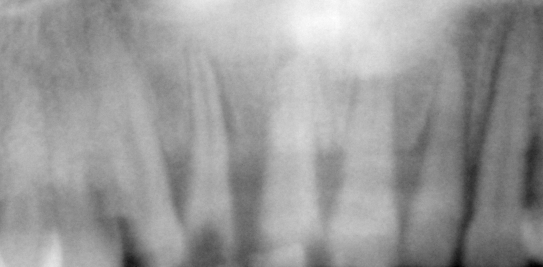
%> input picture PRISMA/Image13.tif, 543 x 267 px; the run also reads 1 picture not shown here
$ octave test.m   (GNU Octave 9; MATLAB toolbox functions it lacks are replaced by stand-ins)
%> lines starting %> are read from the running program, lines starting %| are printed output that depends on the picture; long printed decimals are rounded
### AEM.m
function [x,y1,y2,y3,TimeCost,InnVec,Primal,phi_xy,alpha_vec,err,...
    varargout] = ...
    AEM(z, H, HT,bg, beta, delta, eta, grad1, grad2, div, NIT, ...
    tol, verbose, Nalpha, epsilon, obj)

%Nalpha = -1 per non tenere memoria%
%epsilon = 1e-4;%5e-1; %provare
% obj is a cell array of images to compute the relative difference

nobj = length(obj);
for i = 1:nobj
    normobj(i) = norm(obj{i}(:));
    err{i}     = zeros(NIT+1,1); %arrays to store errors per iteration
end

Primal = zeros(NIT+1,1);
phi_xy = zeros(NIT+1,1);
alpha_vec = zeros(NIT+1,1);
InnVec = zeros(NIT+1,1);
TimeCost = zeros(NIT+1,1);
kkt_vec  = zeros(NIT+1,1);
KL_vec   = zeros(NIT+1,1);

gamma   = 0.99;
theta   = 0.99;
%%%%%%%%%%%%%%%%%%%%%%%%%%%%%%%%%%%%%%%%%%%%%%%%%%%%%%%
%%%%%%%%%%%%%%%%%%%%%%%%%%%%%%%%%%%%%%%%%%%%%%%%%%%%%%%


totred = 0;
n=length(z);                %Assume a square image
zeroindex = z <= 0;
nonzeroindex = ~zeroindex;
rapp = zeros(size(z));

%%% Initial point %%
x  = max(eta,z);
y1 = zeros(size(z));
y2 = y1;
y3 = zeros(size(z));

%%% Projection of the initial x
ynorm= max(1, sqrt(y1.^2+y2.^2+y3.^2));
y1 = y1./ynorm;
y2 = y2./ynorm;
y3 = y3./ynorm;
% periodic boundary conditions
dx1 = grad1(x);
dx2 = grad2(x);

gu_norm = sqrt(dx1.^2+dx2.^2+delta^2); %total variarion
den = H(x) + bg;%ifft2(fft2(y).*TF)+bg;
rapp(nonzeroindex) = z(nonzeroindex)./ den(nonzeroindex);
KL = sum( z(nonzeroindex).* log(rapp(nonzeroindex)) + ...
    den(nonzeroindex) - z(nonzeroindex) );
KL = KL + sum(den(zeroindex));
g_KL = 1 - HT(rapp);%1 - ifft2(conj(TF).*fft2(rapp));

Ay = div(y1,y2);
g = g_KL + beta*Ay;

Primal(1) = beta*sum(sum(gu_norm)) + KL;
phi_xy(1) = beta*sum(sum(Ay.*x))+ beta*delta* sum(sum(y3)) +KL;
KL_vec(1) = KL;
for i=1:nobj
    err{i}(1) = norm(obj{i}(:)-x(:))/normobj(i);
end

if verbose
    fprintf('\nInitial: Primal=%8.3e', Primal(1));
    for i=1:nobj
        fprintf(' err{%g} %g', i, err{i}(1));
    end

end
alpha = 1;
alphaOK(1) = alpha;
alpha_vec(1) = alpha;
TimeCost(1)=0;
t0 = cputime;                %Start CPU clock

for itr=1:NIT

    y1old = y1; y2old = y2; y3old = y3;

    y1 = y1 + alpha*beta*dx1;
    y2 = y2 + alpha*beta*dx2;
    y3 = y3 + alpha*beta*delta;
    % Projection on the set X={||x||<=1}
    ynorm= max(1, sqrt(y1.^2+y2.^2+y3.^2));
    y1 = y1./ynorm;
    y2 = y2./ynorm;
    y3 = y3./ynorm;
    Ay = div(y1,y2);

    xold = x;
    g_KLold = g_KL;
    dx1old = dx1; dx2old = dx2;

    x = x - alpha*( g_KL + beta*Ay );
    x = max(x,eta);

    dx1 = grad1(x);
    dx2 = grad2(x);

    den  = H(x) + bg;
    rapp(nonzeroindex) = z(nonzeroindex)./ den(nonzeroindex);
    g_KL = 1-HT(rapp);

    Deltax = x - xold; normDeltax = norm(Deltax(:));
    Ak = norm(g_KLold(:) - g_KL(:)) / normDeltax;
    Bk = beta*sqrt( norm(dx1(:)-dx1old(:))^2 + norm(dx2(:)-...
        dx2old(:))^2 )/normDeltax;
    cond = 1-2*alpha*Ak-2*alpha^2*Bk^2;
    %fprintf('\n L1=%g L3=%g cond %g\n',L1,L3,cond);
    alphabar = gamma*(sqrt(Ak^2+2*Bk^2*(1-epsilon))-Ak)/(2*Bk^2);
    ired = 0;
    while cond < epsilon
        alpha = min(alphabar,theta*alpha);
        y1 = y1old + alpha*beta*dx1old;
        y2 = y2old + alpha*beta*dx2old;
        y3 = y3old + alpha*beta*delta;
        % Projection on the set X={||x||<=1}
        ynorm= max(1, sqrt(y1.^2+y2.^2+y3.^2));
        y1 = y1./ynorm;
        y2 = y2./ynorm;
        y3 = y3./ynorm;
        Ay = div(y1,y2);

        x = xold - alpha*( g_KLold + beta*Ay );
        x = max(x,eta);

        dx1 = grad1(x);
        dx2 = grad2(x);

        den  = H(x)+bg;
        rapp(nonzeroindex) = z(nonzeroindex)./ den(nonzeroindex);
        g_KL = 1-HT(rapp);

        Deltax = x - xold; normDeltax = norm(Deltax(:));
        Ak = norm(g_KLold(:) - g_KL(:)) / normDeltax;
        Bk = beta*sqrt( norm(dx1(:)-dx1old(:))^2 + norm(dx2(:)-...
            dx2old(:))^2 )/normDeltax;
        cond = 1-2*alpha*Ak-2*alpha^2*Bk^2;
        alphabar = gamma*(sqrt(Ak^2+2*Bk^2*(1-epsilon))-...
            Ak)/(2*Bk^2);
        ired = ired + 1;
        %            return
    end
    alpha_vec(itr + 1) = alpha;
    totred = totred + ired;
    InnVec(itr + 1) = ired;
    y1 = y1old + alpha*beta*dx1;
    y2 = y2old + alpha*beta*dx2;
    y3 = y3old + alpha*beta*delta;
    % Projection on the set X={||x||<=1}
    ynorm = max(1, sqrt(y1.^2+y2.^2+y3.^2));
    y1 = y1./ynorm;
    y2 = y2./ynorm;
    y3 = y3./ynorm;
    Ay = div(y1,y2);
    KL = sum( z(nonzeroindex).* log(rapp(nonzeroindex)) + ...
        den(nonzeroindex) - z(nonzeroindex) );
    KL = KL + sum(den(zeroindex));

    gu_norm = sqrt(dx1.^2+dx2.^2+delta^2);
    alphaOK(itr) = alpha;
    alpha = mean([alphaOK(max(1,itr-Nalpha):itr) alphabar]);


    Primal(itr+1) = beta*sum(sum(gu_norm)) + KL;
    phi_xy(itr+1) = beta*sum(sum(Ay.*x))+ beta*delta* ...
        sum(sum(y3)) + KL ;
    KL_vec(itr+1) = KL;
    TimeCost(itr+1)=cputime-t0;

    for i=1:nobj
        err{i}(itr + 1) = norm(obj{i}(:)-x(:))/normobj(i);
    end

    if verbose
        fprintf('\n%4d): f(x)=%g Phi(x,y)=%g alpha %g', itr, ...
            Primal(itr+1), phi_xy(itr+1), alpha );
        for i=1:nobj
            fprintf(' err{%g} %g', i, err{i}(itr + 1));
        end
    end
    normDeltay =sqrt(sum((y1(:)-y1old(:)).^2) + sum((y2(:)-...
        y2old(:)).^2) + sum((y3(:)-y3old(:)).^2));
    normy = sqrt(sum(y1(:).^2) + sum(y2(:).^2) + sum(y3(:).^2));
    kkt_vec(itr+1) = sqrt(normDeltax^2+normDeltay^2)/...
        sqrt(norm(x(:))^2+normy^2);
    if  kkt_vec(itr+1) < tol
        break;
    end
end
%end of the main loop
Primal(itr+2:end) = [];
for i = 1:nobj
    err{i}(itr + 2:end) = [];
end
phi_xy(itr+2:end) = [];
alpha_vec(itr+2:end) = [];
InnVec(itr+1:end) = [];
TimeCost(itr+2:end) = [];
if nargout >= 11
    varargout{1} = kkt_vec(1:itr+1);
    if nargout == 12
        varargout{2} = KL_vec(1:itr +1);
    end
end
if verbose
    fprintf('\n');
end

### test.m
clear all;
tic; %initialization of the timer
image = 'Image13.tif';
%load('Dati/airplane.mat');
%load('Dati/airplane_noisy.mat');

gn = 4095-double(imread(image));
%> gn: size 267x543 double; min 232, max 1553, mean 755.9
gn = gn(:,138:404); %% extraction of a square portion of the image
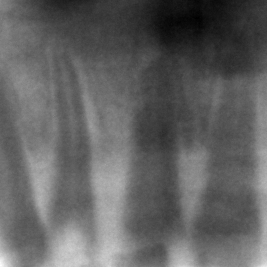
%> gn: size 267x267 double; min 232, max 1349, mean 662.9; drawn with min black and max white

obj = 4095-double(imread('Avg.tif'));
%> obj: size 267x543 double; min 257, max 1543, mean 755.9
obj = obj(:,138:404); %% same as before
%> obj: size 267x267 double

[r,c] = size(gn);
%> r = 267; c = 267

grad1  = @(y)[y(:,2:c)-y(:,1:c-1), y(:,1)-y(:,c)];
grad2  = @(y)[y(2:r,:)-y(1:r-1,:); y(1,:)-y(r,:)];
div    = @(x1,x2)([-x1(:,1)+x1(:,c),-x1(:,2:c)+x1(:,1:c-1)] + [-x2(1,:)+x2(r,:);-x2(2:r,:)+x2(1:r-1,:)]);
H = @(x)x;
HT = @(x)x;

scale = 2/(r^2);
%> scale = 2.81e-05

bg = 0;
delta = 0;
NIT = 2000;
tol = 1e-10; %% very small so NIT is reached

zeroindex = gn <= 0;
%> zeroindex: size 267x267 logical; every value is 0
nonzeroindex = ~zeroindex;
%> nonzeroindex: size 267x267 logical; every value is 1
eta = min(gn(nonzeroindex))*ones(size(gn));
%> eta: size 267x267 double; every value is 232
eta(zeroindex) = 0;

verbose =false;
Nalpha=10;
epsilon = 1e-4;

benchsol={obj};
%> benchsol = 1 item

out = [];

tolbeta = 1e-3;

beta_start = 0.001;
beta_end = 0.5;

zeroindex = gn <= 0;
nonzeroindex = ~zeroindex;
rapp = zeros(size(gn));
den = H(obj)+bg;%ifft2(fft2(y).*TF)+bg;
rapp(nonzeroindex) = gn(nonzeroindex)./ den(nonzeroindex);
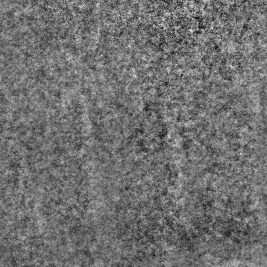
%> rapp: size 267x267 double; min 0.892, max 1.13, mean 0.998; drawn with min black and max white
KLstima = sum( gn(nonzeroindex).* log(rapp(nonzeroindex)) + den(nonzeroindex) - gn(nonzeroindex) );
%> KLstima = 11845
KLstima = KLstima + sum(den(zeroindex));
KLstima=KLstima*scale;
%> KLstima = 0.332
fprintf('KLSTIMA=%g\n',KLstima);
%| KLSTIMA=0.3323
%%% first and last values are computed to initialize the bisection loop
[x,y1,y2,y3,TimeCost,InnVec,Primal,phi_xy,alpha_vec,err,KKT,KLs] = ...
    AEM(gn, H, HT,bg, beta_start, delta, eta, grad1, grad2, div, NIT, tol, verbose, Nalpha, epsilon, benchsol);
%> after the loop in AEM, `for i = 1:nobj`: err = 1 item
%> in AEM, `gu_norm = sqrt(dx1.^2+dx2.^2+delta^2);`:
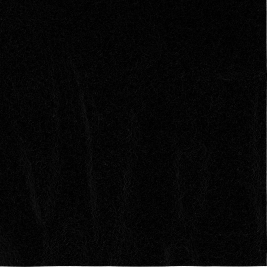
%> gu_norm: size 267x267 double; min 0, max 828.1, mean 21.5; drawn with min black and max white
%> in AEM, `rapp(nonzeroindex) = z(nonzeroindex)./ den(nonzeroindex);`: rapp: size 267x267 double; every value is 1
%> in AEM, `KL = sum( z(nonzeroindex).* log(rapp(nonzeroindex)) + den(nonzeroindex..`: KL = 0
%> in AEM, `g_KL = 1 - HT(rapp);`: g_KL: size 267x267 double; every value is 0
%> the loop in AEM, `for itr=1:NIT` made 209 passes
%> (KL, alpha, normDeltay) on passes 1 to 3: (2.4e-07, 97, 11.15), (1.38, 95.46, 244.7), (4.71, 96.2, 36.75)
%> pass 1, in AEM, `Ay = div(y1,y2);`:
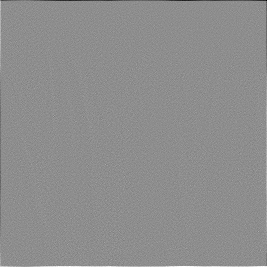
%> Ay: size 267x267 double; min -1.09, max 0.872, mean 1.2e-18; drawn with min black and max white
%> after the loop in AEM, `for itr=1:NIT`:
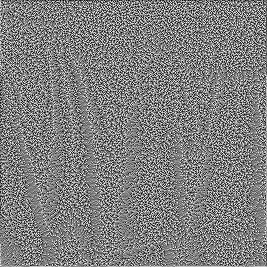
%> rapp: size 267x267 double; min 0.997, max 1, mean 1; drawn with min black and max white
%> after the loop in AEM, `for itr=1:NIT`: InnVec = 2001 values, max 1 at index 88, min 0 at index 1, mean 0.0165; KL_vec = 2001 values, max 57.42 at index 210, min 0 at index 1, mean 5.73; Primal = 2001 values, max 1531.2 at index 1, min 0 at index 211, mean 154.5; TimeCost = 2001 values, max 4.43 at index 210, min 0 at index 1, mean 0.259; alphaOK = 209 values, max 175.7 at index 82, min 1 at index 1, mean 153.6; alpha_vec = 2001 values, max 175.7 at index 83, min 0 at index 211, mean 16.04; kkt_vec = 2001 values, max 0.00136 at index 3, min 0 at index 1, mean 1.46e-06; phi_xy = 2001 values, max 1498.5 at index 4, min 0 at index 1, mean 153; totred = 33
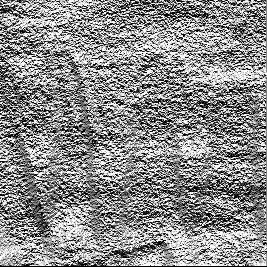
%> y2: size 267x267 double; min -1, max 1, mean 0.0901; drawn with min black and max white
%> TimeCost = 210 values from 0 to 4.43; InnVec = 209 values, max 1 at index 88, min 0 at index 1, mean 0.158; Primal = 210 values, max 1531.2 at index 1, min 1470.5 at index 210, mean 1471.8; phi_xy = 210 values, max 1498.5 at index 4, min 0 at index 1, mean 1457.7; alpha_vec = 210 values, max 175.7 at index 83, min 1 at index 1, mean 152.9; err = 1 item; KKT = 210 values, max 0.00136 at index 3, min 0 at index 1, mean 1.4e-05; KLs = 210 values from 0 to 57.42
ratio_start = (KLs(end)*scale)-KLstima;
%> ratio_start = -0.331
out = [out; beta_start, err{1}(end), KLs(end), phi_xy(end), KLs(end)*scale];
%> out = [0.001 0.0208 57.42 1470.5 0.00161]
[x,y1,y2,y3,TimeCost,InnVec,Primal,phi_xy,alpha_vec,err,KKT,KLe] = ...
    AEM(gn, H, HT,bg, beta_end, delta, eta, grad1, grad2, div, NIT, tol, verbose, Nalpha, epsilon, benchsol);
%> in AEM (call 2), `KL = sum( z(nonzeroindex).* log(rapp(nonzeroindex)) + den(nonzeroindex..`: KL = 0
%> (the run ends here)
